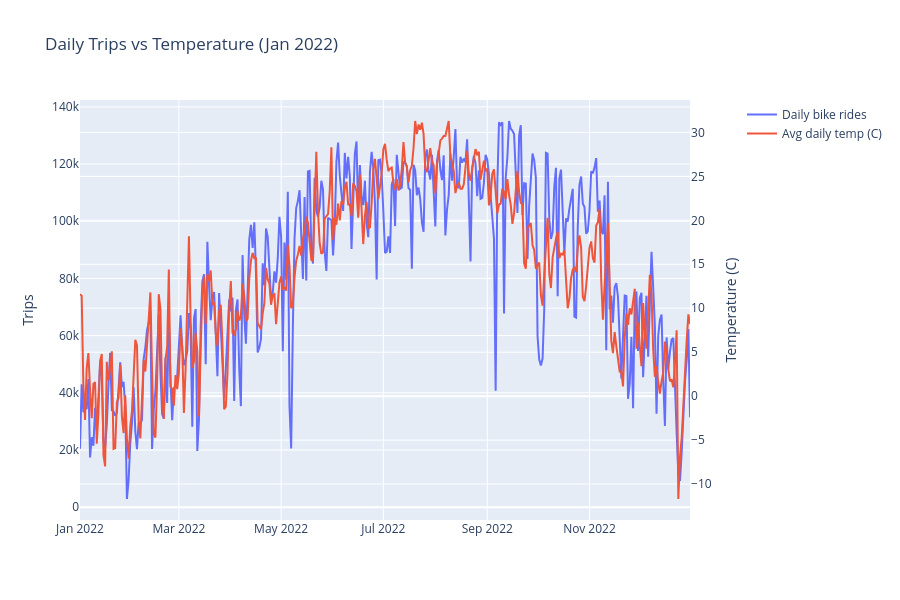

Write notebook code for a chart like this one.
### Markdown cell above
# Dual Axis Line Chart for aggregated bike trips and temperature in plotly

### Code cell
from plotly.subplots import make_subplots
import plotly.graph_objects as go

fig2 = make_subplots(specs=[[{"secondary_y": True}]])

# Trips on left axis
fig2.add_trace(
    go.Scatter(
        x=daily.index,
        y=daily["bike_rides_daily"],
        name="Daily bike rides",
        mode="lines",
    ),
    secondary_y=False,
)

# Temperature on right axis
fig2.add_trace(
    go.Scatter(
        x=daily.index,
        y=daily["tavg_c"],
        name="Avg daily temp (C)",
        mode="lines",
    ),
    secondary_y=True,
)

fig2.update_layout(
    title="Daily Trips vs Temperature (Jan 2022)",
    height=600,
)

fig2.update_yaxes(title_text="Trips", secondary_y=False)
fig2.update_yaxes(title_text="Temperature (C)", secondary_y=True)

fig2.show()

### Figure 1 — Plotly figure (JSON) as saved in the notebook; plotly's stock layout.template omitted (floating-point values rounded to 4 significant figures; data arrays with more than 128 entries replaced by an {"elided": "..."} marker saying what was removed)
{"data": [{"mode": "lines", "name": "Daily bike rides", "type": "scatter", "x": {"elided": "365 str values"}, "xaxis": "x", "y": {"elided": "365 int values"}, "yaxis": "y"}, {"mode": "lines", "name": "Avg daily temp (C)", "type": "scatter", "x": {"elided": "365 str values"}, "xaxis": "x", "y": {"elided": "365 float values"}, "yaxis": "y2"}], "layout": {"height": 600, "title": {"text": "Daily Trips vs Temperature (Jan 2022)"}, "xaxis": {"anchor": "y", "domain": [0, 0.94]}, "yaxis": {"anchor": "x", "domain": [0, 1], "title": {"text": "Trips"}}, "yaxis2": {"anchor": "x", "overlaying": "y", "side": "right", "title": {"text": "Temperature (C)"}}}}
